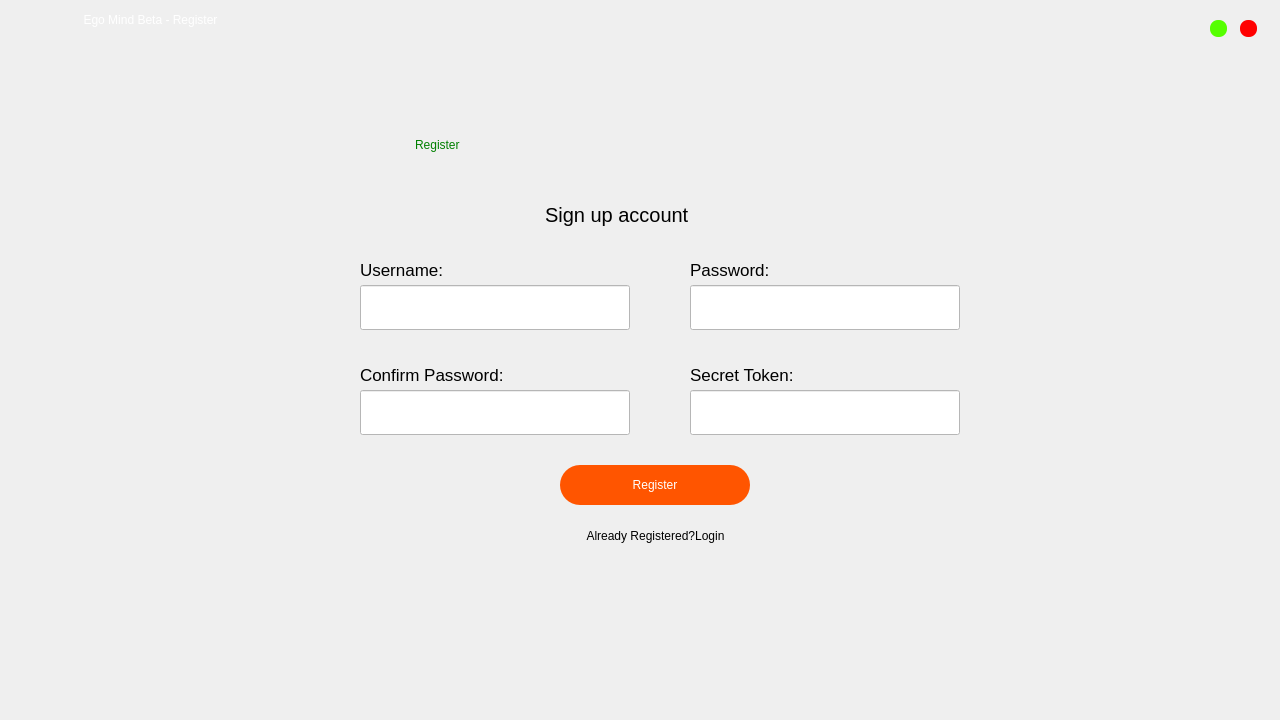
<?xml version="1.0" encoding="UTF-8"?>
<ui version="4.0">
 <class>Dialog</class>
 <widget class="QDialog" name="Dialog">
  <property name="geometry">
   <rect>
    <x>0</x>
    <y>0</y>
    <width>1280</width>
    <height>720</height>
   </rect>
  </property>
  <property name="windowTitle">
   <string>Dialog</string>
  </property>
  <property name="windowIcon">
   <iconset resource="../QtResources/QtR.qrc">
    <normaloff>:/background/windowicon.ico</normaloff>:/background/windowicon.ico</iconset>
  </property>
  <widget class="QLabel" name="label">
   <property name="geometry">
    <rect>
     <x>0</x>
     <y>0</y>
     <width>1280</width>
     <height>720</height>
    </rect>
   </property>
   <property name="styleSheet">
    <string notr="true">background-color:transparent;
border-radius:50px;</string>
   </property>
   <property name="text">
    <string/>
   </property>
   <property name="pixmap">
    <pixmap resource="../QtResources/QtR.qrc">:/background/bg.png</pixmap>
   </property>
   <property name="scaledContents">
    <bool>false</bool>
   </property>
  </widget>
  <widget class="QLabel" name="label_3">
   <property name="geometry">
    <rect>
     <x>415</x>
     <y>95</y>
     <width>470</width>
     <height>100</height>
    </rect>
   </property>
   <property name="styleSheet">
    <string notr="true">font:50pt&quot;Azonix&quot;;
color:green;</string>
   </property>
   <property name="text">
    <string>Register</string>
   </property>
  </widget>
  <widget class="QLabel" name="label_4">
   <property name="geometry">
    <rect>
     <x>545</x>
     <y>200</y>
     <width>201</width>
     <height>30</height>
    </rect>
   </property>
   <property name="styleSheet">
    <string notr="true">font:15pt;
color:black;</string>
   </property>
   <property name="text">
    <string>Sign up account</string>
   </property>
  </widget>
  <widget class="QLabel" name="label_5">
   <property name="geometry">
    <rect>
     <x>360</x>
     <y>255</y>
     <width>130</width>
     <height>30</height>
    </rect>
   </property>
   <property name="styleSheet">
    <string notr="true">font:13pt;
color:black;</string>
   </property>
   <property name="text">
    <string>Username:</string>
   </property>
  </widget>
  <widget class="QLineEdit" name="username">
   <property name="geometry">
    <rect>
     <x>360</x>
     <y>285</y>
     <width>270</width>
     <height>45</height>
    </rect>
   </property>
   <property name="styleSheet">
    <string notr="true">background-color:white;</string>
   </property>
   <property name="inputMethodHints">
    <set>Qt::ImhDigitsOnly</set>
   </property>
   <property name="maxLength">
    <number>16</number>
   </property>
   <property name="clearButtonEnabled">
    <bool>true</bool>
   </property>
  </widget>
  <widget class="QLabel" name="label_6">
   <property name="geometry">
    <rect>
     <x>690</x>
     <y>255</y>
     <width>100</width>
     <height>30</height>
    </rect>
   </property>
   <property name="styleSheet">
    <string notr="true">font:13pt;
color:black;</string>
   </property>
   <property name="text">
    <string>Password:</string>
   </property>
  </widget>
  <widget class="QLineEdit" name="password">
   <property name="geometry">
    <rect>
     <x>690</x>
     <y>285</y>
     <width>270</width>
     <height>45</height>
    </rect>
   </property>
   <property name="styleSheet">
    <string notr="true">background-color:white;</string>
   </property>
   <property name="maxLength">
    <number>18</number>
   </property>
   <property name="echoMode">
    <enum>QLineEdit::Password</enum>
   </property>
   <property name="clearButtonEnabled">
    <bool>true</bool>
   </property>
  </widget>
  <widget class="QLabel" name="label_7">
   <property name="geometry">
    <rect>
     <x>360</x>
     <y>360</y>
     <width>201</width>
     <height>30</height>
    </rect>
   </property>
   <property name="styleSheet">
    <string notr="true">font:13pt;
color:black;</string>
   </property>
   <property name="text">
    <string>Confirm Password:</string>
   </property>
  </widget>
  <widget class="QLineEdit" name="conpassword">
   <property name="geometry">
    <rect>
     <x>360</x>
     <y>390</y>
     <width>270</width>
     <height>45</height>
    </rect>
   </property>
   <property name="styleSheet">
    <string notr="true">background-color:white;</string>
   </property>
   <property name="inputMethodHints">
    <set>Qt::ImhDigitsOnly|Qt::ImhHiddenText|Qt::ImhNoAutoUppercase|Qt::ImhNoPredictiveText|Qt::ImhSensitiveData</set>
   </property>
   <property name="maxLength">
    <number>18</number>
   </property>
   <property name="echoMode">
    <enum>QLineEdit::Password</enum>
   </property>
   <property name="clearButtonEnabled">
    <bool>true</bool>
   </property>
  </widget>
  <widget class="QLabel" name="label_8">
   <property name="geometry">
    <rect>
     <x>690</x>
     <y>360</y>
     <width>201</width>
     <height>30</height>
    </rect>
   </property>
   <property name="styleSheet">
    <string notr="true">font:13pt;
color:black;</string>
   </property>
   <property name="text">
    <string>Secret Token:</string>
   </property>
  </widget>
  <widget class="QLineEdit" name="token">
   <property name="geometry">
    <rect>
     <x>690</x>
     <y>390</y>
     <width>270</width>
     <height>45</height>
    </rect>
   </property>
   <property name="styleSheet">
    <string notr="true">background-color:white;</string>
   </property>
   <property name="inputMethodHints">
    <set>Qt::ImhDigitsOnly</set>
   </property>
   <property name="maxLength">
    <number>18</number>
   </property>
   <property name="clearButtonEnabled">
    <bool>true</bool>
   </property>
  </widget>
  <widget class="QPushButton" name="minbtn">
   <property name="geometry">
    <rect>
     <x>1210</x>
     <y>20</y>
     <width>17</width>
     <height>17</height>
    </rect>
   </property>
   <property name="minimumSize">
    <size>
     <width>16</width>
     <height>16</height>
    </size>
   </property>
   <property name="maximumSize">
    <size>
     <width>17</width>
     <height>17</height>
    </size>
   </property>
   <property name="cursor">
    <cursorShape>PointingHandCursor</cursorShape>
   </property>
   <property name="toolTip">
    <string>Minimize</string>
   </property>
   <property name="styleSheet">
    <string notr="true">QPushButton {
	border:none;
	border-radius:8px;
	background-color:rgb(85, 255, 0);
}
QPushButton:hover {
	background-color:rgb(85, 170, 0);
 }
QPushButton:pressed {

 }</string>
   </property>
   <property name="text">
    <string/>
   </property>
  </widget>
  <widget class="QPushButton" name="closebtn">
   <property name="geometry">
    <rect>
     <x>1240</x>
     <y>20</y>
     <width>17</width>
     <height>17</height>
    </rect>
   </property>
   <property name="minimumSize">
    <size>
     <width>16</width>
     <height>16</height>
    </size>
   </property>
   <property name="maximumSize">
    <size>
     <width>17</width>
     <height>17</height>
    </size>
   </property>
   <property name="cursor">
    <cursorShape>PointingHandCursor</cursorShape>
   </property>
   <property name="toolTip">
    <string>Close</string>
   </property>
   <property name="styleSheet">
    <string notr="true">QPushButton {
	border:none;
	border-radius:8px;
	background-color:rgb(255, 0, 0);
}
QPushButton:hover {
	background-color:rgb(213, 0, 0);
 }
QPushButton:pressed {

 }</string>
   </property>
   <property name="text">
    <string/>
   </property>
  </widget>
  <widget class="QPushButton" name="regbtn">
   <property name="geometry">
    <rect>
     <x>560</x>
     <y>465</y>
     <width>190</width>
     <height>40</height>
    </rect>
   </property>
   <property name="cursor">
    <cursorShape>PointingHandCursor</cursorShape>
   </property>
   <property name="styleSheet">
    <string notr="true">QPushButton {
border-radius:20px;
background-color:rgb(255, 85, 0);
font:15pt&quot;Arial Rounded MT Bold&quot;;
color:white;
outline: none;
border:none;
}
QPushButton:hover {
border: 1px solid red;
border-radius: 20px;
color:qconicalgradient(cx:0, cy:0, angle:135, stop:0 rgba(255, 255, 0, 69), stop:0.375 rgba(255, 255, 0, 69), stop:0.423533 rgba(251, 255, 0, 145), stop:0.45 rgba(247, 255, 0, 208), stop:0.477581 rgba(255, 244, 71, 130), stop:0.518717 rgba(255, 218, 71, 130), stop:0.55 rgba(255, 255, 0, 255), stop:0.57754 rgba(255, 203, 0, 130), stop:0.625 rgba(255, 255, 0, 69), stop:1 rgba(255, 255, 0, 69));
outline: none;
border:none;
 }
QPushButton:pressed {
border-radius: 20px;
background-color: transparent;
outline: none;
border:none;
 }</string>
   </property>
   <property name="text">
    <string>Register</string>
   </property>
  </widget>
  <widget class="QPushButton" name="logbtn">
   <property name="geometry">
    <rect>
     <x>560</x>
     <y>515</y>
     <width>191</width>
     <height>41</height>
    </rect>
   </property>
   <property name="cursor">
    <cursorShape>PointingHandCursor</cursorShape>
   </property>
   <property name="autoFillBackground">
    <bool>false</bool>
   </property>
   <property name="styleSheet">
    <string notr="true">QPushButton {
background-color:transparent;
font:9pt;
color:black;
outline: none;
border:none;
}
QPushButton:hover {
color:rgb(109, 0, 163);
outline: none;
border:none;
 }
QPushButton:pressed {
border-radius: 20px;
color:black;
outline: none;
border:none;
 }</string>
   </property>
   <property name="text">
    <string>Already Registered?Login</string>
   </property>
  </widget>
  <widget class="QLabel" name="error">
   <property name="geometry">
    <rect>
     <x>360</x>
     <y>440</y>
     <width>600</width>
     <height>25</height>
    </rect>
   </property>
   <property name="layoutDirection">
    <enum>Qt::LeftToRight</enum>
   </property>
   <property name="styleSheet">
    <string notr="true">font:12pt;
color:red;</string>
   </property>
   <property name="text">
    <string/>
   </property>
   <property name="alignment">
    <set>Qt::AlignCenter</set>
   </property>
  </widget>
  <widget class="QLabel" name="accept">
   <property name="geometry">
    <rect>
     <x>360</x>
     <y>440</y>
     <width>600</width>
     <height>25</height>
    </rect>
   </property>
   <property name="layoutDirection">
    <enum>Qt::LeftToRight</enum>
   </property>
   <property name="styleSheet">
    <string notr="true">font:12pt;
color:green;</string>
   </property>
   <property name="text">
    <string/>
   </property>
   <property name="alignment">
    <set>Qt::AlignCenter</set>
   </property>
  </widget>
  <widget class="QPushButton" name="pushButton_2">
   <property name="geometry">
    <rect>
     <x>10</x>
     <y>5</y>
     <width>281</width>
     <height>30</height>
    </rect>
   </property>
   <property name="styleSheet">
    <string notr="true">color:white;
font:10pt&quot;Azonix&quot;;
border:none;
outline:none</string>
   </property>
   <property name="text">
    <string>Ego Mind Beta - Register</string>
   </property>
  </widget>
 </widget>
 <resources>
  <include location="../QtResources/QtR.qrc"/>
  <include location="../QtResources/QtR.qrc"/>
 </resources>
 <connections/>
</ui>
